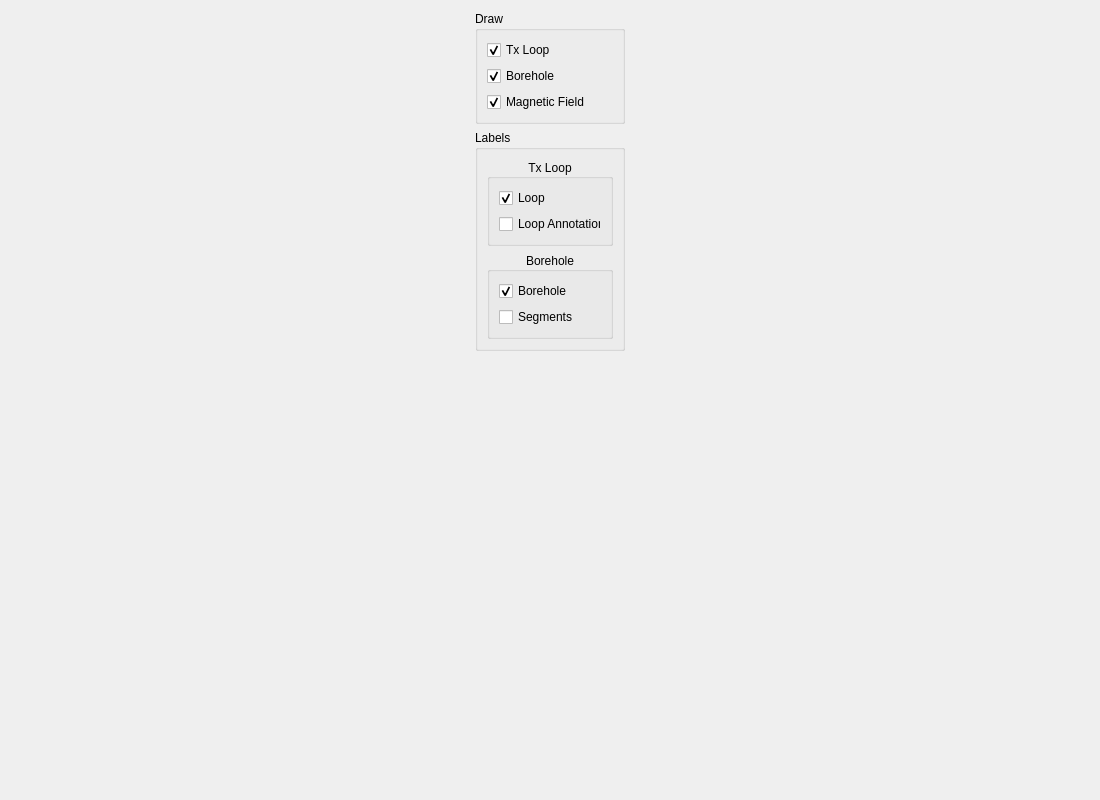
<?xml version="1.0" encoding="UTF-8"?>
<ui version="4.0">
 <class>Form</class>
 <widget class="QWidget" name="Form">
  <property name="geometry">
   <rect>
    <x>0</x>
    <y>0</y>
    <width>1100</width>
    <height>800</height>
   </rect>
  </property>
  <property name="windowTitle">
   <string>Form</string>
  </property>
  <layout class="QGridLayout" name="gridLayout">
   <item row="0" column="1" rowspan="3">
    <layout class="QGridLayout" name="map_layout"/>
   </item>
   <item row="0" column="0">
    <widget class="QGroupBox" name="groupBox">
     <property name="sizePolicy">
      <sizepolicy hsizetype="Fixed" vsizetype="Preferred">
       <horstretch>0</horstretch>
       <verstretch>0</verstretch>
      </sizepolicy>
     </property>
     <property name="minimumSize">
      <size>
       <width>150</width>
       <height>0</height>
      </size>
     </property>
     <property name="maximumSize">
      <size>
       <width>140</width>
       <height>16777215</height>
      </size>
     </property>
     <property name="title">
      <string>Draw</string>
     </property>
     <layout class="QVBoxLayout" name="verticalLayout_2">
      <item>
       <widget class="QCheckBox" name="draw_loop_cbox">
        <property name="text">
         <string>Tx Loop</string>
        </property>
        <property name="checked">
         <bool>true</bool>
        </property>
       </widget>
      </item>
      <item>
       <widget class="QCheckBox" name="draw_borehole_cbox">
        <property name="text">
         <string>Borehole</string>
        </property>
        <property name="checked">
         <bool>true</bool>
        </property>
       </widget>
      </item>
      <item>
       <widget class="QCheckBox" name="draw_mag_field_cbox">
        <property name="text">
         <string>Magnetic Field</string>
        </property>
        <property name="checked">
         <bool>true</bool>
        </property>
       </widget>
      </item>
     </layout>
    </widget>
   </item>
   <item row="2" column="0">
    <spacer name="verticalSpacer">
     <property name="orientation">
      <enum>Qt::Vertical</enum>
     </property>
     <property name="sizeHint" stdset="0">
      <size>
       <width>20</width>
       <height>40</height>
      </size>
     </property>
    </spacer>
   </item>
   <item row="1" column="0">
    <widget class="QGroupBox" name="groupBox_2">
     <property name="sizePolicy">
      <sizepolicy hsizetype="Fixed" vsizetype="Preferred">
       <horstretch>0</horstretch>
       <verstretch>0</verstretch>
      </sizepolicy>
     </property>
     <property name="minimumSize">
      <size>
       <width>150</width>
       <height>0</height>
      </size>
     </property>
     <property name="maximumSize">
      <size>
       <width>130</width>
       <height>16777215</height>
      </size>
     </property>
     <property name="title">
      <string>Labels</string>
     </property>
     <layout class="QVBoxLayout" name="verticalLayout">
      <item>
       <widget class="QGroupBox" name="groupBox_3">
        <property name="title">
         <string>Tx Loop</string>
        </property>
        <property name="alignment">
         <set>Qt::AlignCenter</set>
        </property>
        <property name="flat">
         <bool>true</bool>
        </property>
        <layout class="QVBoxLayout" name="verticalLayout_3">
         <item>
          <widget class="QCheckBox" name="label_loop_cbox">
           <property name="text">
            <string>Loop</string>
           </property>
           <property name="checked">
            <bool>true</bool>
           </property>
          </widget>
         </item>
         <item>
          <widget class="QCheckBox" name="label_loop_anno_cbox">
           <property name="text">
            <string>Loop Annotations</string>
           </property>
          </widget>
         </item>
        </layout>
       </widget>
      </item>
      <item>
       <widget class="QGroupBox" name="groupBox_4">
        <property name="title">
         <string>Borehole</string>
        </property>
        <property name="alignment">
         <set>Qt::AlignCenter</set>
        </property>
        <property name="flat">
         <bool>true</bool>
        </property>
        <layout class="QVBoxLayout" name="verticalLayout_4">
         <item>
          <widget class="QCheckBox" name="label_borehole_cbox">
           <property name="text">
            <string>Borehole</string>
           </property>
           <property name="checked">
            <bool>true</bool>
           </property>
          </widget>
         </item>
         <item>
          <widget class="QCheckBox" name="label_segments_cbox">
           <property name="text">
            <string>Segments</string>
           </property>
           <property name="checked">
            <bool>false</bool>
           </property>
          </widget>
         </item>
        </layout>
       </widget>
      </item>
     </layout>
    </widget>
   </item>
  </layout>
 </widget>
 <resources/>
 <connections/>
</ui>
